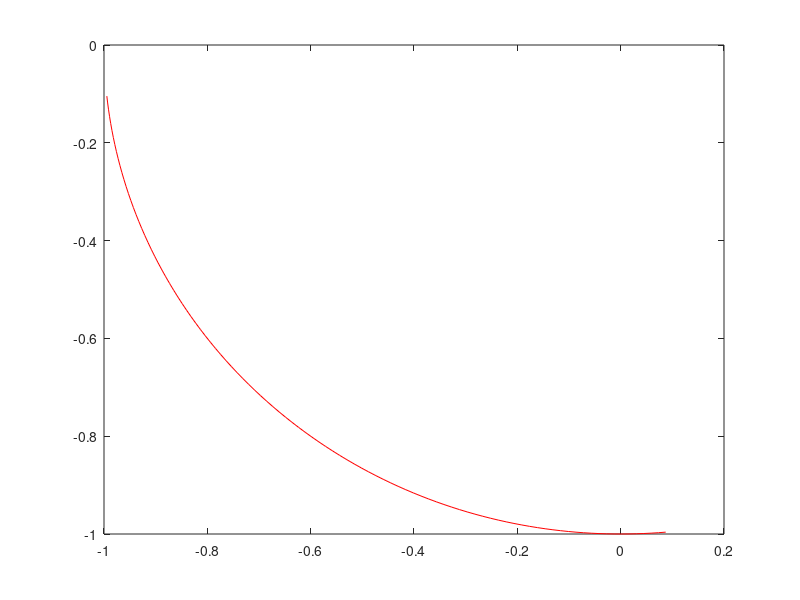

Write MATLAB code to recreate this figure. (Note: this script raises an error after producing the figure.)
function  Bezier_Arc_test 
%UNTITLED Summary of this function goes here
%   Detailed explanation goes here

% arc= [2617.42709084947,1561.24308034589,1.85000000000000,0,90];
%arc= [2617.42709084947,1561.24308034589,1.85000000000000,225,315];
%arc= [0, 0,1,0,45];
arc= [0,0,1,186,275];
%arc= [0,0,1,270,0];
arc_help=[0,0,arc(3), arc(4), arc(5)];
% arc=[0,0,1, 0, 45];
%% Start- und Endpunkte berechnen
x = arc_help(1)/1000;
y = arc_help(2)/1000;
radius = arc_help(3);

if (arc_help(4) < arc_help(5))
    a_Start_deg = arc_help(4);                           %Startwinkel
    a_End_deg = arc_help(5);                             %Endwinkel
else
    a_Start_deg = arc_help(5);                           %Startwinkel
    a_End_deg = arc_help(4);                             %Endwinkel
end

if abs( arc_help(4) - arc_help(5)) > 170 %(arc_help(4) => 270) && (arc_help(5) <= 10 )) || (arc_help(5) => 270) && (arc_help(4) <= 10 )
    if arc_help(4) >= 270
        a_Start_deg= arc_help(4);
        a_End_deg= arc_help(5);
    else 
        a_Start_deg= arc_help(5);
        a_End_deg= arc_help(4);
        
    end
end 



a_Start=deg2rad(a_Start_deg);                   %Umrechnung in Rad
a_End=deg2rad(a_End_deg);

%if  (a_Start_deg>=270  && a_End_deg < 90)%((abs(a_End_deg -a_Start_deg)) < 90 || (abs(a_End_deg -a_Start_deg))) > 180 %&& ((a_End_deg <= 270 && a_Start_deg <= 0) || (a_Start_deg <= 270 && a_End_deg <= 0))

    X1=x+cos(a_Start)*radius;                  %Anfangspunkt berechnen
    Y1=y+sin(a_Start)*radius;

    X4=x+cos(a_End)*radius;                    %Endpunkt berechnen
    Y4=y+sin(a_End)*radius;

% elseif  ((a_End_deg >= 270 && 90 > a_Start_deg >= 0) || (a_Start_deg >= 270 && a_End_deg >= 0))
%     X4=x+cos(a_Start)*radius;                  %Endpunkt berechnen
%     Y4=y+sin(a_Start)*radius;
% 
%     X1=x+cos(a_End)*radius;                    %Anfangspunkt berechnen
%     Y1=y+sin(a_End)*radius;
% 
% else
%     X1=x+cos(a_Start)*radius;                  %Anfangspunkt berechnen
%             Y1=y+sin(a_Start)*radius;
% 
%             X4=x+cos(a_End)*radius;                    %Endpunkt berechnen
%             Y4=y+sin(a_End)*radius;
%     disp('no valide circle');
% end

%% Mittlere Punkte
% if abs(a_End_deg -a_Start_deg) <=180 % a_End_deg <= 270 && a_Start_deg <= 270
%     angle= abs(a_End_deg -a_Start_deg);                  %Oeffnungswinkel
%     %angle =90;
% elseif (a_End_deg >= 270 && a_Start_deg >= 0) || (a_Start_deg >= 270 && a_End_deg>=0)
%     angle =360-(abs(a_End_deg -a_Start_deg) );
% end
% 
% length_L= radius*4*tan((pi*angle /180/4))/3;
% 
% P1= [X1 Y1];
% P4= [X4 Y4];
% 
% P1_magnitude = sqrt(P1(1)^2 + P1(2)^2);
% P1_norm_test = P1/P1_magnitude;
% 
% P4_magnitude = sqrt(P4(1)^2 + P4(2)^2);
% P4_norm_test = P4/P4_magnitude;
% 
% P2(1)= P1(1)+(-length_L*P1_norm_test(2));
% P2(2)= P1(2)+(+length_L*P1_norm_test(1));
% 
% P3(1)= P4(1)+(length_L*P4_norm_test(2));
% P3(2)= P4(2)+(-length_L*P4_norm_test(1));
% 
% 
% P.x=[P1(1),P2(1),P3(1), P4(1)];
% P.y=[P1(2),P2(2),P3(2), P4(2)];

%% Mittleren Punkt berechen Option 2
if abs(a_End_deg -a_Start_deg)>=180
    if a_End_deg==0
        angle= abs(360 - a_Start_deg);
    else
        angle= abs(a_End_deg - a_Start_deg)-180;
    end
else
    angle= abs(a_End_deg -a_Start_deg);
end


% Calculate sin and cosine for half that angle
    sin_1 = sin(pi * angle / 180 / 2);
    cos_1 = cos(pi * angle / 180 / 2);
%Find the points and weight
%     P1(1) = X1;
%     P1(2) = Y1;
%     P2(1) = 0; %x+cos((a_Start-a_End)/2)*radius;
%     P2(2) = - radius/cos_1; % y+sin((a_Start-a_End)/2)*radius;
%     P3(1) = X4;
%     P3(2) = Y4;


    P1(1) = (-radius * sin_1 );
    P1(2) = -radius * cos_1 ;
    P2(1) = 0;
    P2(2) = - radius / cos_1;
    P3(1) = radius * sin_1; 
    P3(2) = -radius * cos_1;
    weight = (cos_1);
    P.x=[P1(1),P2(1),P3(1)];
    P.y=[P1(2),P2(2),P3(2)];
    n=100;
    granularity = 1/n;
    x = zeros(1,n);
    y = zeros(1,n);
    b = 1;



%     %Test weight 
%     P.x(1)=200;
%     P.x(3)=5;
%     P.x(2)=(P.x(1)+P.x(3))/2;
%     
% 
%     P.y(1)=300;
%     P.y(3)=7;
%     P.y(2)=(P.x(1)+P.x(3))/2;
%     
%     weight=0;
Punkt.x=P.x;
Punkt.y=P.y;

    mitte= a_End_deg-(angle/2);

% 
% % if mitte>=360
% %     mitte=mitte-360;
% % end


 
% if abs(a_End_deg-a_Start_deg)< 180
%     angle_rot=(deg2rad((mitte+ 270)));
% else
%     angle_rot=(deg2rad((mitte+270)));
% end
% 
% if a_Start<180
%     angle_rot=deg2rad(mitte -270); %270-mitte);
% else
    angle_rot=deg2rad(mitte-270);
% end

%angle_rot=deg2rad(0);

P.x=(Punkt.x*cos(angle_rot) - Punkt.y*sin(angle_rot));
P.y=(Punkt.x*sin(angle_rot) + Punkt.y*cos(angle_rot));

 
%weight=0;

    for t = 0:granularity:1
        d=  (1-t)^2 + 2*weight*t*(1- t) + t^2;
        x(b) = ((1-t)^2*P.x(1) + 2*t*weight*(1-t)*P.x(2) + t^2*P.x(3))/d;
        y(b) = ((1-t)^2*P.y(1) + 2*t*weight*(1-t)*P.y(2) + t^2*P.y(3))/d;
        b = b + 1;
    end

    plot(x,y, 'r');
    hold on;

    bezier3(P.x, P.y, 100);
    plot(x,y, 'b');
    
%% Punkte zurück zu Mittelpunkt schieben
P.x=P.x+ (arc(1));
P.y=P.y+ (arc(2));

% plot(P.x, P.y , 'mo', 'DisplayName', 'Stützpunkte',LineWidth=2);
% hold on
% grid on
% axis equal

%% Plot aus DXF-Tool als Referenz
x_dxf = arc(1);
y_dxf = arc(2);
r = arc(3);
a1 = arc(4);
a2 = arc(5);

if a2<a1
    a2 = a2 + 360;
end

theta = deg2rad(linspace(a1,a2,100));
X_dxf = x_dxf + r*cos(theta);
%Xabs = abs(X_dxf);
Y_dxf = y_dxf + r*sin(theta);
%Yabs = abs(Y);


% plot(X_dxf,Y_dxf,'r', 'DisplayName', 'Kreissegment', LineWidth=3);
%% Drei Bezier Punkte simulieren
% P=[];
% 
% X1=X1+arc(1);
% X4=X4+arc(1);
% Y1=Y1+arc(2);
% Y4=Y4+arc(2);
% P.x=[X1,X1,X4];
% P.y=[Y1,Y4,Y4];
%% Bezier Punkte und Plot
%[xq, yq, dq, endIDindx, xAGV, yAGV, aAGV, b] = getTrackExternal(P);
%[x,y] = bezier3(P.x,P.y,100);
% plot(x,y, 'b--', 'DisplayName', 'Bezier Kurve', LineWidth=3);
% plot(arc(1), arc(2), 'r+','DisplayName', 'Mittelpunkt', LineWidth=2); %Mittelpunkt kreissegment

%% Plot ertellen
plot(P.x, P.y , 'mo', 'DisplayName', 'Stützpunkte',LineWidth=2);            %Stützpunkte plotten
hold on
grid on
axis equal
plot(X_dxf,Y_dxf,'r', 'DisplayName', 'Kreissegment', LineWidth=3);          %Kreissegment plotten
plot(x,y, 'b--', 'DisplayName', 'Bezier Kurve', LineWidth=3);               %Bezier Kurve plotten
plot(arc(1), arc(2), 'r+','DisplayName', 'Mittelpunkt', LineWidth=2);       %Mittelpunkt Kreissegment
xlabel('x');
ylabel('y');
legend;



%% Abweichung berechnen;
%GraphsDeviation(X_dxf,Y_dxf, P);

end